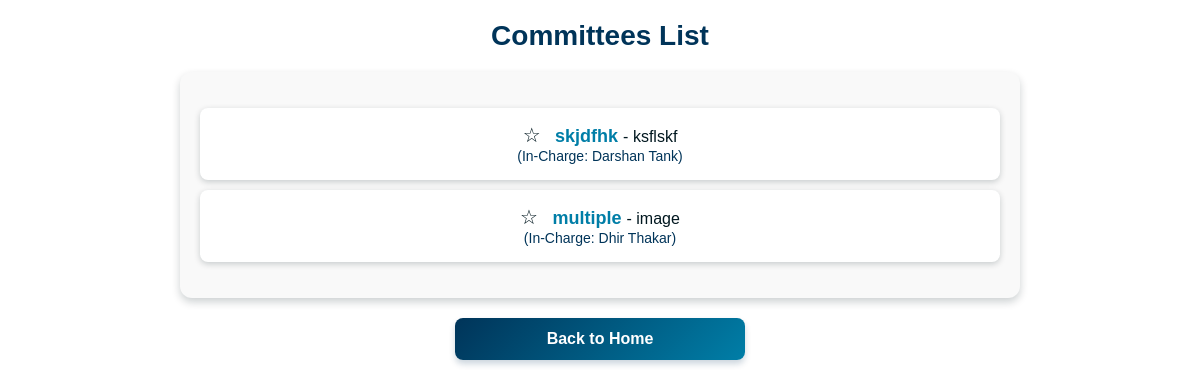
The app's page /committees/committees/, older data.
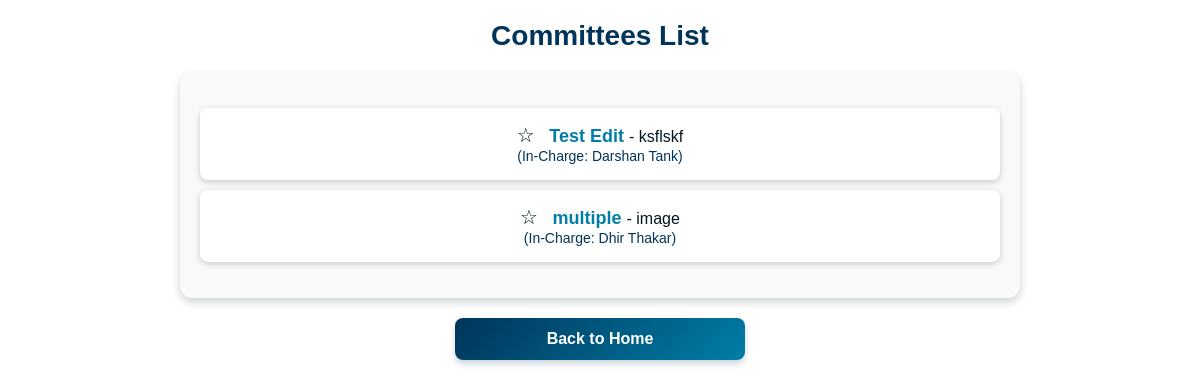
The same page, newer data.
### committees/models.py (models this page shows, shortened)
class Associations(models.Model):
    ROLE_CHOICES = (
        ('committees', 'Committees'),
        ('clubs', 'Clubs')
    )
    id = models.AutoField(primary_key=True)
    name = models.CharField(max_length=255)
    description = models.TextField()
    type = models.CharField(max_length=15, choices=ROLE_CHOICES)
    faculty_incharge = models.ForeignKey('faculty.Faculty', on_delete=models.CASCADE)
    created_by = models.ForeignKey('members.CoreMember', on_delete=models.CASCADE, null=True, blank=True)
    created_at = models.DateTimeField(auto_now_add=True)
    image = models.ImageField(upload_to='association_images/', null=True, blank=True)

### faculty/models.py (models this page shows, shortened)
class Faculty(models.Model):
    id = models.OneToOneField(UserProfile, on_delete=models.CASCADE, primary_key=True)
    department = models.CharField(max_length=100)
    designation = models.CharField(max_length=100,null=True,blank=True)
    locked_dates = models.JSONField(null=True,blank=True)
    permissions = models.JSONField(default=list,null=True,blank=True)

### Login/models.py (models this page shows, shortened)
class UserProfile(models.Model):
    ROLE_CHOICES = (
        ('faculty', 'Faculty'),
        ('core_member', 'Core Member'),
        ('member', 'Member'),
        ('non_participating', 'Non Participating')
    )
    id = models.OneToOneField(settings.AUTH_USER_MODEL, on_delete=models.CASCADE, primary_key=True)
    ssv_id = models.IntegerField(null=True, blank=True, unique=True)  # New field
    full_name = models.CharField(max_length=255)
    role = models.CharField(max_length=20, choices=ROLE_CHOICES,default='non_participating')
    profile_picture = models.ImageField(upload_to='profile_pics/', default='profile_pics/default.jpg',null=True, blank=True)
    created_at = models.DateTimeField(auto_now_add=True)
    updated_at = models.DateTimeField(auto_now=True)

### committees/views.py (the view, shortened to what this page needs)
# urls.py: path('committees/', views.committees_list, name='committees_list'),
def committees_list(request):
    committees = Associations.objects.filter(type='committees')
    request.session['url'] = 'committees_list'
    return render(request, 'committees/committees_list.html', {'committees': committees})

### committees/templates/committees/committees_list.html (shortened to what this page needs)
{% load static %}
<link rel="stylesheet" href="{% static 'css/committees_list.css' %}">
<h1>Committees List</h1>
<div class="committees-list">
    <ul>
        {% for committee in committees %}
            <li>
                <span class="star-icon" onclick="toggleSelection({{ committee.id }})">&#9734;</span>
                <a href="{% url 'committees_detail' pk=committee.id %}" class="committee-link">
                    {{ committee.name }}
                </a> - {{ committee.description }}
                <br>
                <span class="faculty-incharge">(In-Charge: {{ committee.faculty_incharge.id.full_name }})</span>
            </li>
        {% empty %}
            <li>No committees have been added yet.</li>
        {% endfor %}
    </ul>
</div>
<a href="{% url 'home' %}" class="btn-back">Back to Home</a>

Row changes from the older to the newer data that the page shows:
changed Associations "ksflskf": name "skjdfhk" → "Test Edit"
